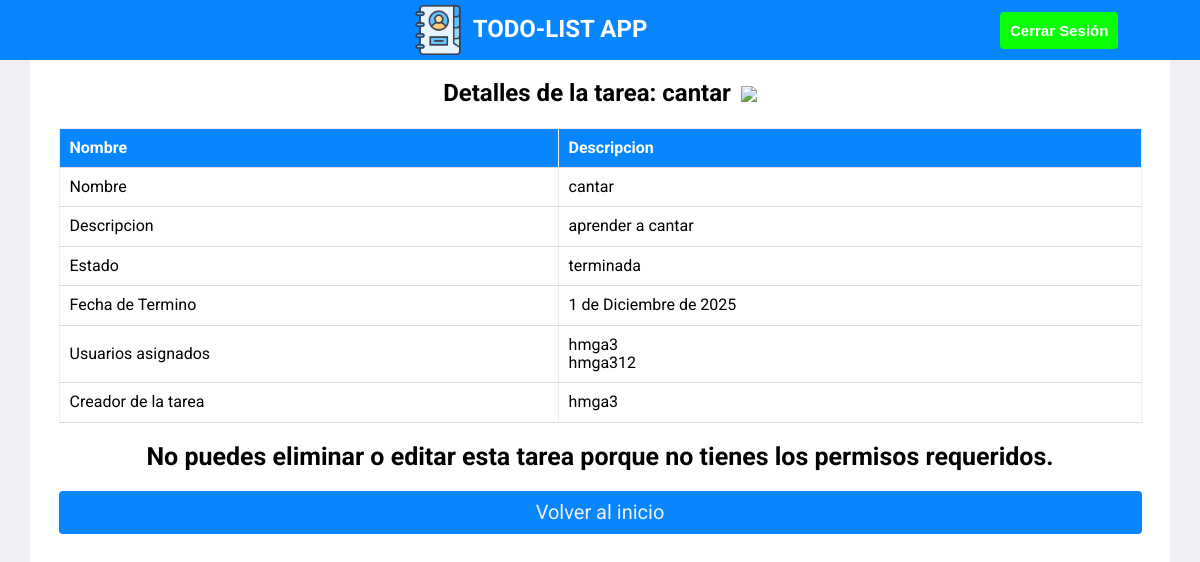
The app's page /detail/5 with its own data.
### todolist/models.py (models this page shows, shortened)
class Task(models.Model):
    title = models.CharField(max_length=40, null=False, blank=False, verbose_name="Titulo")
    description = models.TextField(max_length=300, null=False, blank=False, verbose_name="Descripcion")
    status = models.CharField(default='pendiente',choices=ESTADOS, verbose_name="Estado")
    due_date = models.DateField(verbose_name="Fecha de limite")
    users = models.ManyToManyField(
    User,
    related_name="tasks", blank=True
    )
    creator = models.ForeignKey(User, on_delete=models.CASCADE, related_name="created_task")

### todolist/views.py (the view)
# urls.py: path('detail/<int:id>', views.detail, name="detail"),
def detail(request, id):
    is_manager =  request.user.groups.filter(name="Manager").exists()
    task = get_object_or_404(Task, id=id)
    usuarios = task.users.all()
    return render (request, 'detail.html', {"task":task, "usuarios":usuarios, "is_manager":is_manager})

### templates/detail.html (shortened to what this page needs)
{% extends "tareas/base-tareas.html" %}
{% load static %}
{% block styles %}<link rel="stylesheet" href="{% static './detail.css'%}">{% endblock %}
{% block content%}
    <div class="content-detail">
        <div class="separador"></div>
        <div class="title-detail">
            <h2>Detalles de la tarea: {{task.title}}</h2>
            <img src="{% static 'img/detalle.png' %}" class="img-detail">
        </div>
        <div class="separador"></div>
        <div class="content-table">
            <table border="1">
                <thead>
                    <tr>
                        <th>Nombre</th>
                        <th>Descripcion</th>
                    </tr>
                </thead>
                <tbody>
                    <tr>
                        <td>Nombre</td>
                        <td>{{task.title}}</td>
                    </tr>
                    <tr>
                        <td>Descripcion</td>
                        <td>{{task.description}}</td>
                    </tr>
                    <tr>
                        <td>Estado</td>
                        <td>{{task.status}}</td>
                    </tr>
                    <tr>
                        <td>Fecha de Termino</td>
                        <td>{{task.due_date}}</td>
                    </tr>
                    <tr>
                        <td>Usuarios asignados</td>
                        <td>
                            {% for user in usuarios %}
                                <p>{{user.username}}</p>
                            {% endfor %}
                        </td>
                    </tr>
                    <tr>
                        <td>Creador de la tarea</td>
                        <td>{{task.creator}}</td>
                    </tr>
                </tbody>
            </table>
            {% if request.user != task.creator and not is_manager%}
                <div class="separador"></div>
                <h3 class="info-detail"> No puedes eliminar o editar esta tarea porque no tienes los permisos requeridos. </h3>
            {% endif %}
            <a class="button-detail" href="{% url 'dashboard' %}">Volver al inicio</a>
        </div>
    </div>
{% endblock %}

### static/styles.css (style rules this page uses)
:root { --color-principal : white; --color-secundario : #0886FF; --color-terciario : #eff0f4; --edit : #08FF08; --delete : #FE080A; --show : #FEF108; --fuente : 'Roboto', sans-serif }
*, *::before, *::after { box-sizing: border-box; }
body, h1, h2, h3, h4, p, ul, ol, figure, blockquote, dl, dd { margin: 0; padding: 0; font-family: var(--fuente); }
body { min-height: 100vh; background-color: var(--color-terciario); }
a { text-decoration: none; }
.separador { height: 20px; }
.content-table { flex: 1; width: 95%; overflow-x: auto; margin:auto; }
.content-table table { width: 100%; border-collapse: collapse; }
.content-table th, .content-table td { padding: 10px; text-align: left; border-bottom: 1px solid #ddd; }
.content-table th { background-color: var(--color-secundario); color: white; }

### static/detail.css (style rules this page uses)
:root { --color-principal : white; --color-secundario : #0886FF; --color-terciario : #eff0f4; --edit : #08FF08; --delete : #FE080A; --show : #FEF108; --fuente : 'Roboto', sans-serif }
.content-detail { width: 95vw; min-height: 100vh; display: flex; flex-direction: column; margin: auto; background-color: var(--color-principal); }
.title-detail { display: flex; align-items: center; justify-content: center; gap: 10px; }
.img-detail { max-width: 30px; }
.content-detail .button-detail { margin-top: 20px; display: inline-block; color: var(--color-terciario); width: 100%; background-color: var(--color-secundario); font-size: 20px; text-align: center; padding: 10px; border-radius: 4px; transition: transform 0.2s ease; }
.content-detail .info-detail { text-align: center; font-size: 25px; }

### records on screen
Task: title "cantar", description "aprender a cantar", status "terminada", due_date "1 de Diciembre de 2025", creator "hmga3"

### other values on screen
{{ user.username }} "hmga3"
{{ user.username }} "hmga312"
